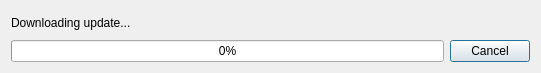
<ui version="4.0" >
 <class>SoftwareUpdateProgressDialog</class>
 <widget class="QDialog" name="SoftwareUpdateProgressDialog" >
  <property name="geometry" >
   <rect>
    <x>0</x>
    <y>0</y>
    <width>541</width>
    <height>73</height>
   </rect>
  </property>
  <property name="windowTitle" >
   <string>Software Update</string>
  </property>
  <layout class="QGridLayout" name="gridLayout" >
   <item row="0" column="0" colspan="2" >
    <widget class="QLabel" name="l_message" >
     <property name="text" >
      <string>Downloading update...</string>
     </property>
    </widget>
   </item>
   <item row="1" column="0" >
    <widget class="QProgressBar" name="progress" >
     <property name="value" >
      <number>0</number>
     </property>
    </widget>
   </item>
   <item row="1" column="1" >
    <widget class="QPushButton" name="pb_action" >
     <property name="text" >
      <string>Cancel</string>
     </property>
    </widget>
   </item>
  </layout>
 </widget>
 <resources/>
 <connections/>
</ui>
